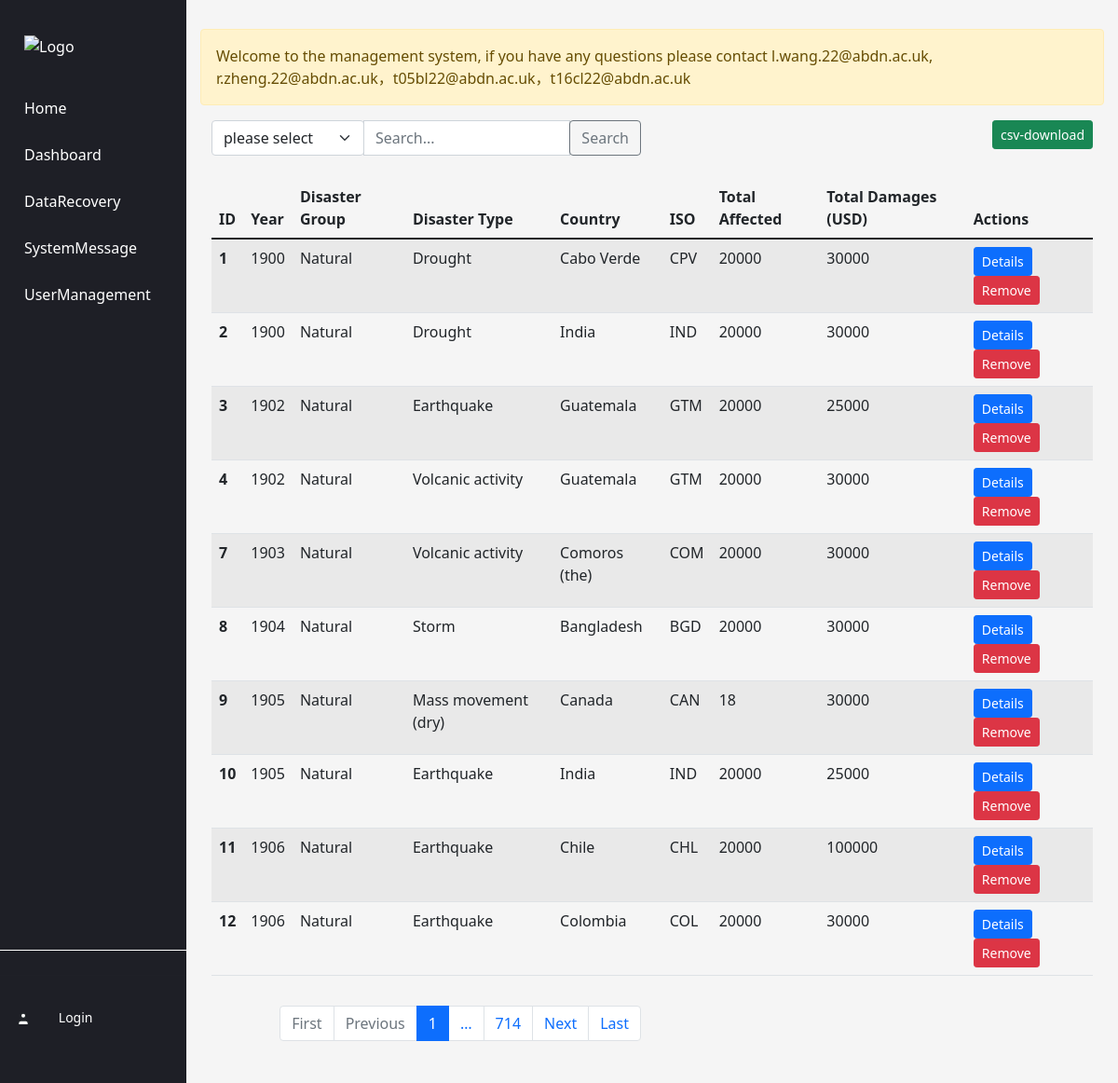
The app's page /, older data.
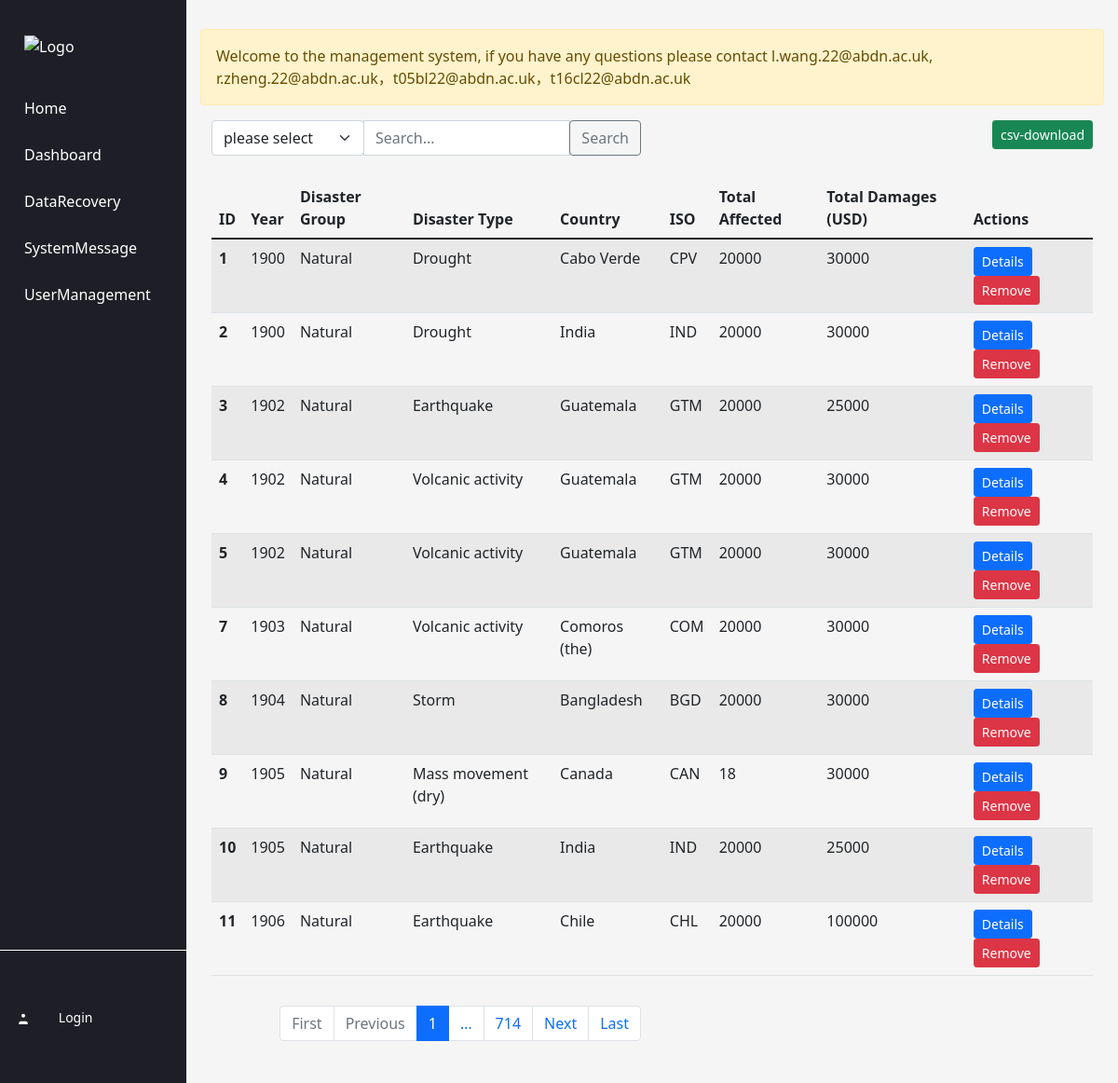
The same page, newer data.
### disaster_table/models.py (models this page shows, shortened)
class summary(models.Model):
    Dis_ID = models.IntegerField()
    Year = models.IntegerField()
    Disaster_Group = models.TextField()
    Disaster_Type = models.TextField()
    Country = models.TextField()
    ISO = models.TextField()
    Total_Affected = models.TextField()
    Total_Damages = models.TextField()
    is_delete = models.IntegerField()

### disaster_list/views.py (the view)
# urls.py: path('', views.index, name='index'),
def index(request):
    disasters_list = get_disasters()
    search_query = request.GET.get('search_query')
    search_field = request.GET.get('search_field', 'all')
    if search_query and search_field != 'all':
        disasters_list = disasters_list.filter(**{search_field: search_query})
    paginator = Paginator(disasters_list, 10)  # Show 10 items per page
    page = request.GET.get('page', 1)
    try:
        page = int(page)
        if page <= 0:
            page = 1
        disasters = paginator.page(page)
    except (PageNotAnInteger, EmptyPage):
        disasters = paginator.page(1)
    page_range = paginator.get_elided_page_range(page, on_each_side=0, on_ends=1)
    message_obj = get_message_obj()
    return render(request, 'disaster_list/index.html', {'disasters': disasters, 'search_query': search_query,
                                                         'search_field': search_field, 'page_range': page_range, 'message_obj':message_obj})

### disaster_list/views.py (called while the page is built)
def get_message_obj():
    message_obj = Message.objects.order_by('-id')
    return message_obj

def get_disasters():
    disasters = DisasterList.objects.filter(is_delete=0).order_by('Dis_ID')
    return disasters

### disaster_list/templates/disaster_list/index.html (shortened to what the changed rows need)
 {% include 'common/header.html' %} {% include 'common/nav.html' %}
<div class="main-content">
    <div class="container my-3">
        <br>
        <div class="row">
            <div class="col">
                <table class="table table-striped">
                    <thead>
                        <tr>
                            <th scope="col">ID</th>
                            <th scope="col">Year</th>
                            <th scope="col">Disaster Group</th>
                            <th scope="col">Disaster Type</th>
                            <th scope="col">Country</th>
                            <th scope="col">ISO</th>
                            <th scope="col">Total Affected</th>
                            <th scope="col">Total Damages (USD)</th>
                            <th scope="col">Actions</th>
                        </tr>
                    </thead>
                    <tbody>
                        {% for disaster in disasters %}
                        <tr>
                            <th scope="row">{{ disaster.Dis_ID }}</th>
                            <td>{{ disaster.Year }}</td>
                            <td>{{ disaster.Disaster_Group }}</td>
                            <td>{{ disaster.Disaster_Type }}</td>
                            <td>{{ disaster.Country }}</td>
                            <td>{{ disaster.ISO }}</td>
                            <td>{{ disaster.Total_Affected }}</td>
                            <td>{{ disaster.Total_Damages }}</td>
                            <td>
                                <a href="/edit/{{ disaster.id }}" class="btn btn-primary btn-sm">Details</a>
                                <a href="/list/delete/{{ disaster.Dis_ID }}" class="btn btn-danger btn-sm">Remove</a>
                            </td>
                        </tr>
                        {% endfor %}
                    </tbody>
                </table>
            </div>
        </div>
        <div class="row my-3">
            <div class="col-12 col-md-6">
                <nav aria-label="Page navigation example">
                    <ul class="pagination justify-content-end">
                        {% for i in page_range %}
                        {% if disasters.number == i %}
                        <li class="page-item active" aria-current="page">
                            <a class="page-link" href="?{% if search_query and search_field %}search_query={{ search_query }}&search_field={{ search_field }}&{% endif %}page={{ i }}">{{ i }}</a>
                        </li>
                        {% else %}
                        <li class="page-item">
                            <a class="page-link" href="?{% if search_query and search_field %}search_query={{ search_query }}&search_field={{ search_field }}&{% endif %}page={{ i }}">{{ i }}</a>
                        </li>
                        {% endif %}
                        {% endfor %}
                    </ul>
                </nav>
            </div>
        </div>
    </div>
</div>

Row changes from the older to the newer data that the page shows:
no longer on this page (row unchanged): summary: Dis_ID "12", Year "1906", Disaster_Group "Natural", Disaster_Type "Earthquake", Country "Colombia", ISO "COL", Total_Affected "20000", Total_Damages "30000"
now on this page (row edited): summary: Dis_ID "5", Year "1902", Disaster_Group "Natural", Disaster_Type "Volcanic activity", Country "Guatemala", ISO "GTM", Total_Affected "20000", Total_Damages "30000"
